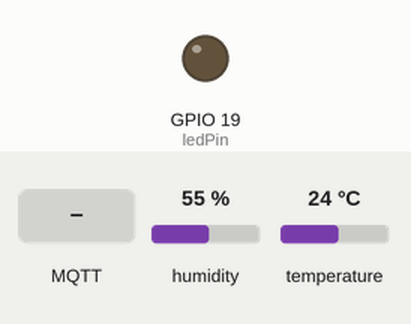
The sketch below on a simulated ESP32. Shown: output pins drawn as LEDs (lit = HIGH). Inputs (shaded band) come from the test bench; at power-on: humidity 55 %, temperature 24 °C. WiFi joins after 1.5 s; servers stay silent unless stated; no MQTT or app messages arrive unless stated; what the sketch prints to the serial monitor is not drawn.

Above: at 2.7 s.
2.8 s: MQTT message "true" arrives on the first subscribed topic
At 3.2 s:
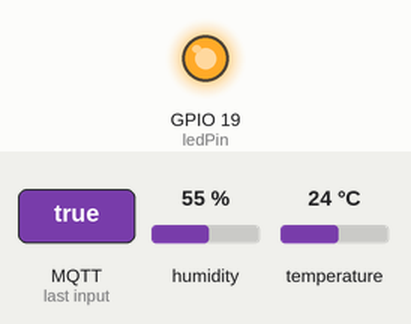
5.8 s: MQTT message "false" arrives on the first subscribed topic
At 6.6 s:
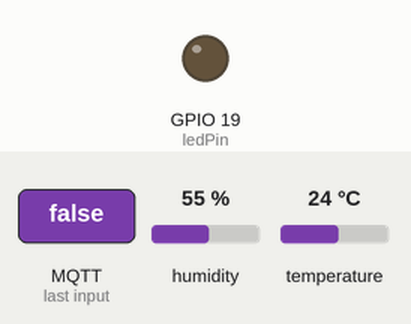
Timing chart, 0 to 8.8 s (numbered marks = the images above; inputs shaded):
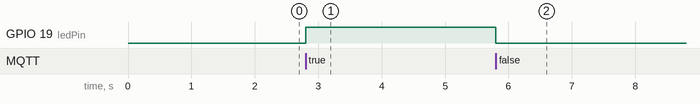

The sketch:

MainCode.ino
```cpp
#define DHTPIN 18
#define DHTTYPE DHT11

#include "DHT.h"
#include <WiFi.h>
#include <PubSubClient.h>
#include <Wire.h>

// Replace the next variables with your SSID/Password combination
const char* ssid = "iPhone van Tom";
const char* password = "school2019";
const int ledPin = 19;

const char* mqtt_server = "172.20.10.12";

WiFiClient espClient;
PubSubClient client(espClient);
long lastMsg = 0;
char msg[50];
int value = 0;
DHT dht(DHTPIN, DHTTYPE);

void setup() {
  Serial.begin(115200);
  setup_wifi();
  client.setServer(mqtt_server, 1883);
  client.setCallback(callback);
  dht.begin();
  pinMode (ledPin, OUTPUT);


}

void setup_wifi() {
  delay(10);
  // We start by connecting to a WiFi network
  Serial.println();
  Serial.print("Connecting to ");
  Serial.println(ssid);
  WiFi.begin(ssid, password);

  while (WiFi.status() != WL_CONNECTED) {
    delay(500);
    Serial.print(".");
  }
  client.setCallback(callback);
  Serial.println("");
  Serial.println("WiFi connected");
  Serial.println("IP address: ");
  Serial.println(WiFi.localIP());
}

void reconnect() {
  // Loop until we're reconnected
  while (!client.connected()) {
    Serial.print("Attempting MQTT connection...");
    // Attempt to connect
    if (client.connect("ESP8266Client")) {
      Serial.println("connected");
        client.publish("ESP32/online", "Online");
        client.subscribe("ESP32/change_led");
    } else {
      Serial.print("failed, rc=");
      Serial.print(client.state());
      Serial.println(" try again in 5 seconds");
      // Wait 5 seconds before retrying
      delay(5000);
    }
  }
}

void callback(char* topic, byte* message, unsigned int length) {
  Serial.print("Message arrived on topic: ");
  Serial.print(topic);
  Serial.print(". Message: ");
  String messageTemp;

  for (int i = 0; i < length; i++) {
    Serial.print((char)message[i]);
    messageTemp += (char)message[i];
  }
  if (String(topic) == "ESP32/change_led") {
    Serial.print("Changing output to ");
    if(messageTemp == "true"){
      Serial.println("on");
      digitalWrite(ledPin, HIGH);
    }
    else if(messageTemp == "false"){
      Serial.println("off");
      digitalWrite(ledPin, LOW);
    }
  }
}

void loop() {
  if (Serial.available()) {
}
//  Serial.println(now());
  if (!client.connected()) {
    reconnect();
  }
  client.loop();
  long now = millis();
  if (now - lastMsg > 1000) {
    lastMsg = now;
     float t = dht.readTemperature();
     if (isnan(t)){
      Serial.println("The sensor isn't working. Please check the sensor");
      client.publish("ESP32/temp", "0");
     }

    client.publish("ESP32/temp", String(t).c_str());
  }
}
```

Measured:
- after the input at 2.8 s, GPIO 19 (ledPin): LOW → HIGH at once
- after the input at 5.8 s, GPIO 19 (ledPin): HIGH → LOW at once
